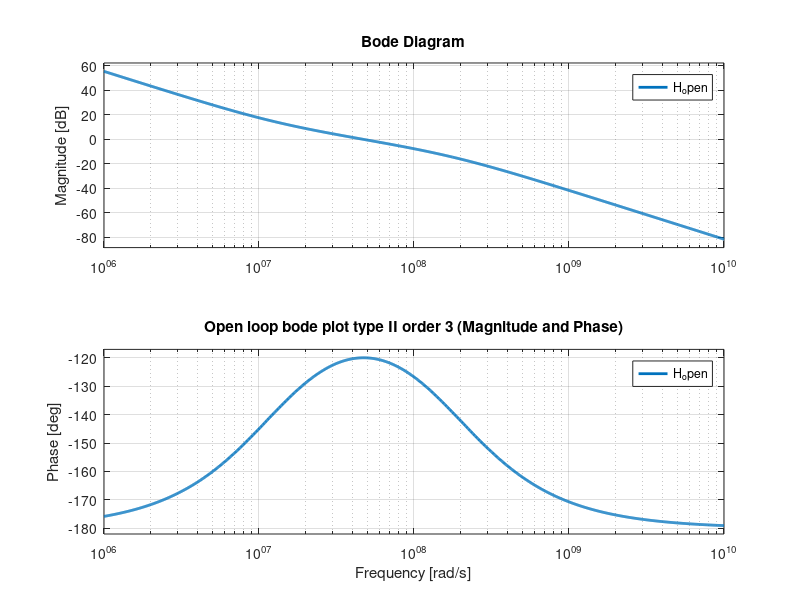
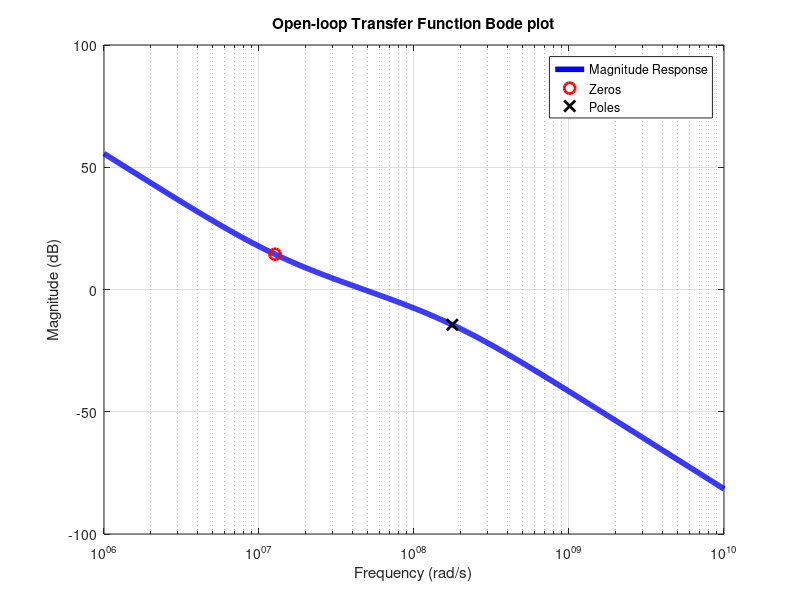
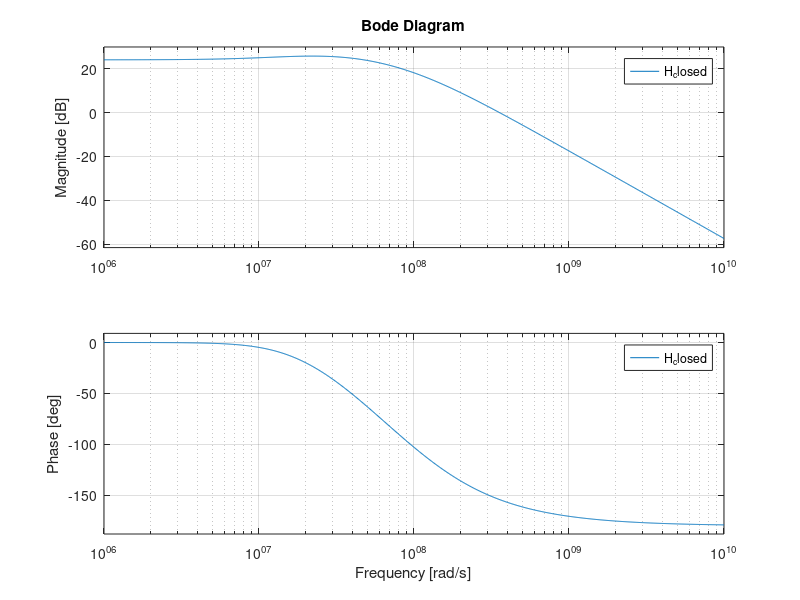

Recreate these plots in MATLAB, in order. (Note: this script raises an error after producing the figures.)
clc; close all;
figure

Kvco = 2*pi*180e6; 


M = 16;
Icp = 7.43e-3;

R1 = 610; 
C1 = 129.3e-12; 
C2 = C1/12.93;

wz = 1 / (R1*C1);
disp(['Zero frequency (wz): ', num2str(wz)]);

w_ugb = wz * sqrt((C1/C2) + 1);
disp(['Unity-gain BW (w_ugb): ', num2str(w_ugb)]);

wp3 = (C1 + C2) / (R1*C1*C2);
disp(['Pole frequency (wp3): ', num2str(wp3)]);

PM_Max = (atan(w_ugb/wz) - atan(w_ugb/wp3)) * 360/(2*pi);
disp(['Maximum Phase Margin (PM_Max): ', num2str(PM_Max)]);

Const1 = (Icp * Kvco) / (2*pi*M*C1*C2*R1);
H_open = tf([C1*R1*Const1, Const1], [1, ((C1 + C2) / (C1 * C2 * R1)), 0, 0]);
H_open

figure;
[mag, phase, w] = bode(H_open);
bode(H_open);
[Gm, Pm, Wgm, Wpm] = margin(H_open);
disp(['Phase Margin: ', num2str(Pm)]);

hold on;
grid on;
title('Open loop bode plot type II order 3 (Magnitude and Phase)');
set(findall(gcf, 'type', 'line'), 'linewidth', 2);

% Find poles and zeros accurately
[b, a] = tfdata(H_open, 'v');
[z, p, k] = tf2zp(b, a);
disp('Zeros:');
disp(z);
disp('Poles:');
disp(p);

% Mark zeros in red circles and poles in black crosses on the magnitude plot
[mag, phase, w] = bode(H_open);
figure;
semilogx(w, 20*log10(squeeze(mag)), 'b', 'LineWidth', 4);
hold on;
semilogx(abs(z), interp1(w, 20*log10(squeeze(mag)), abs(z)), 'ro', 'MarkerSize', 8, 'LineWidth', 2);
semilogx(abs(p), interp1(w, 20*log10(squeeze(mag)), abs(p)), 'kx', 'MarkerSize', 8, 'LineWidth', 2);

grid on;
title('Open-loop Transfer Function Bode plot');
xlabel('Frequency (rad/s)');
ylabel('Magnitude (dB)');
legend('Magnitude Response', 'Zeros', 'Poles');

% Closed Loop Gain
H_closed = tf([(C1*R1*Const1*M), (M*Const1)], [1, ((C1 + C2) / (C1 * C2 * R1)), (C1 * R1 * Const1), Const1]);
figure;
bode(H_closed);
H_closed

disp(bandwidth(H_closed))
hold on;
grid on;
title('Open loop bode plot type II order 3 (Magnitude and Phase)');
set(findall(gcf, 'type', 'line'), 'linewidth', 4);

% Step Response Analysis
figure;
stepplot(H_closed);
title('Step Response of Closed-Loop System type II order 3');
grid on;



info = stepinfo(H_closed);
T_s = info.SettlingTime;
disp(['Settling Time (2% criterion): ', num2str(T_s), ' seconds']);